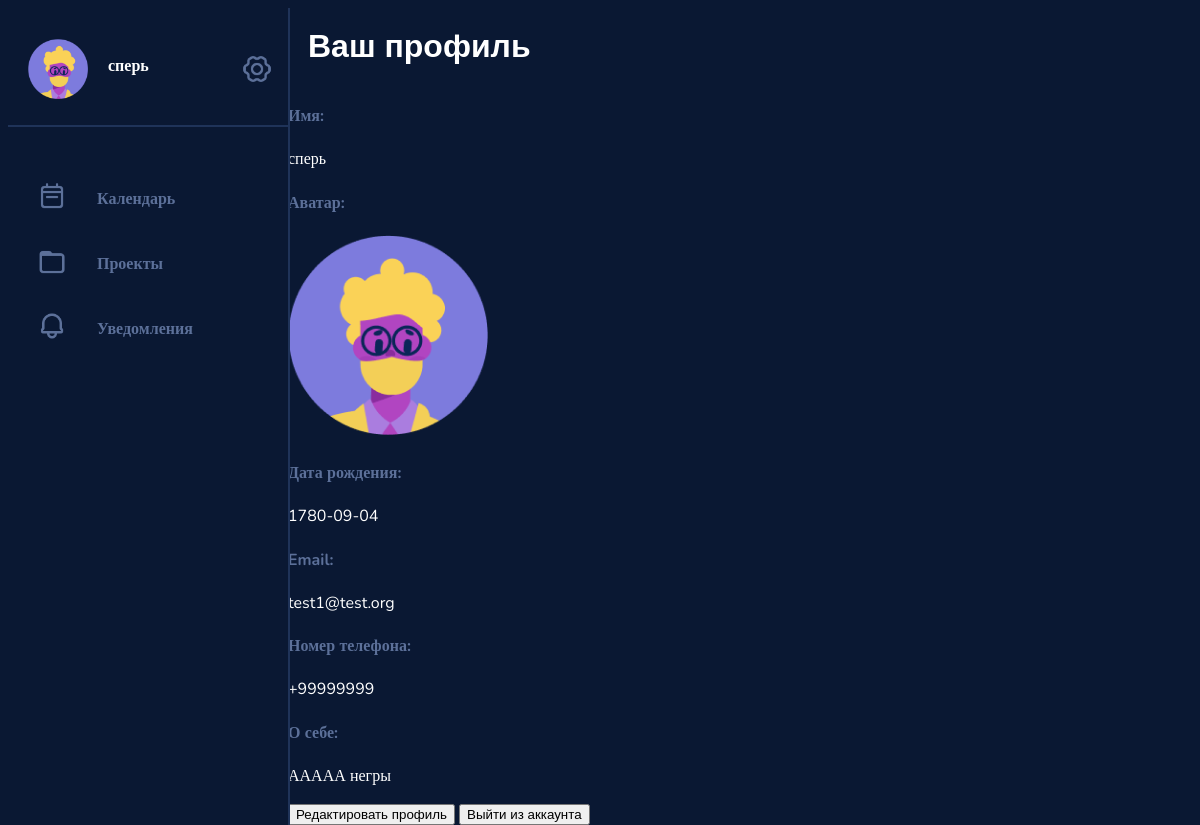
Before: /profile/1 with the older database file.
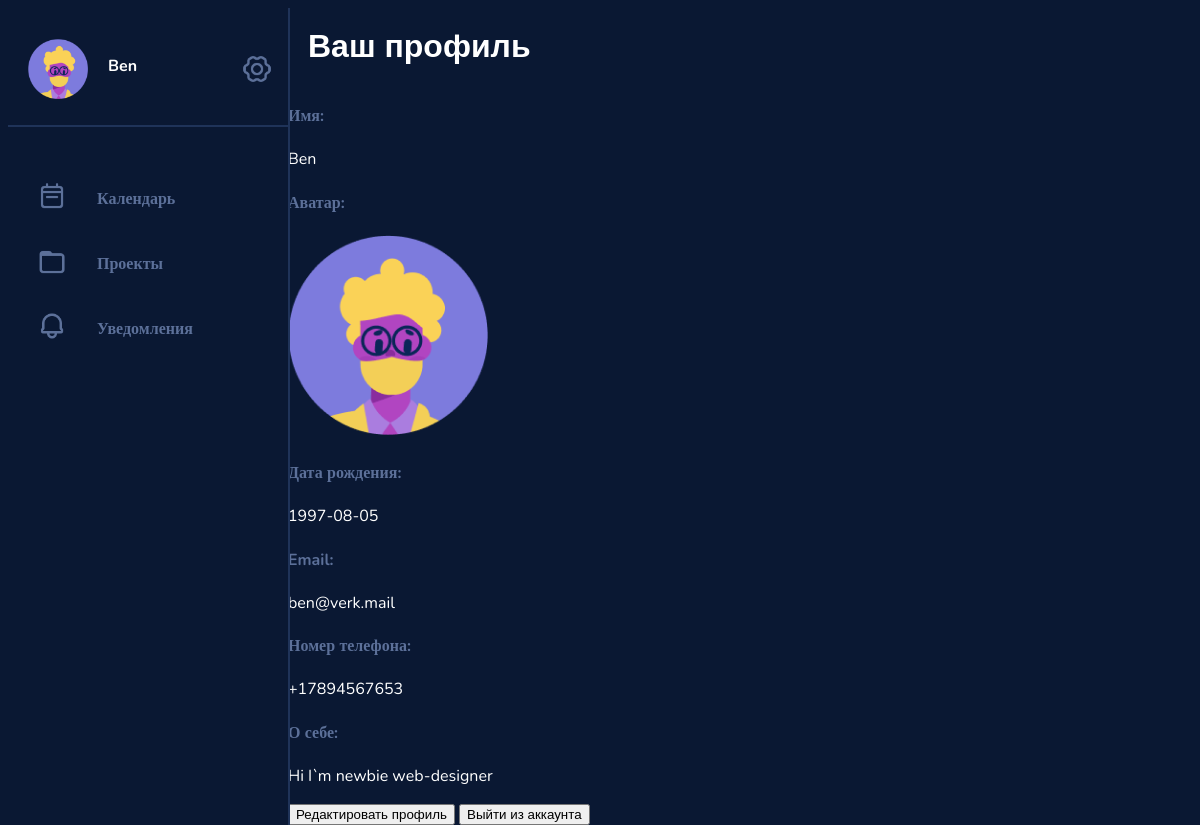
After: the same page with the newer database file.
### data/users.py (models this page shows, shortened)
class User(SqlAlchemyBase, UserMixin, SerializerMixin):
    __tablename__ = 'users'
    id = sqlalchemy.Column(sqlalchemy.Integer, primary_key=True, autoincrement=True)
    login = sqlalchemy.Column(sqlalchemy.String, nullable=True)
    password = sqlalchemy.Column(sqlalchemy.String, nullable=True)
    email = sqlalchemy.Column(sqlalchemy.String, index=True, unique=True, nullable=True)
    phone = sqlalchemy.Column(sqlalchemy.String, index=True, unique=True, nullable=True)
    name = sqlalchemy.Column(sqlalchemy.String, nullable=True)
    birth_date = sqlalchemy.Column(sqlalchemy.DateTime, nullable=True)
    bio = sqlalchemy.Column(sqlalchemy.String, nullable=True)
    projects = sqlalchemy.Column(sqlalchemy.String, nullable=True, default=None)
    tasks = sqlalchemy.Column(sqlalchemy.String, nullable=True, default=None)
    picture = sqlalchemy.Column(sqlalchemy.Integer, nullable=True)

### services/profile.py (the view)
@blueprint.route('/profile/<int:user_id>')
def profile(user_id):
    db_sess = session.create_session()
    user = db_sess.query(User).get(user_id)
    return render_template('profile.html', title='Verk | Profile', name=user.name, id=user_id, email=user.email,
                           list_of_avatars=list_of_avatars, avatar=user.picture, phone=user.phone,
                           birth_date=str(user.birth_date).split()[0], bio=user.bio)

### data/db_session.py (called while the page is built)
def create_session() -> Session:
    global __factory
    return __factory()

### templates/profile.html (shortened to what this page needs)
<!DOCTYPE html>
<html>
<head>
    <link href="/static/style.css" rel="stylesheet" type="text/css" />
</head>
<body>
{% extends "base.html" %}
{% block content %}
<div class="viewport">
        <div class="profile_info">
            <h1>Ваш профиль</h1>
            <h4>Имя:</h4>
            <p>{{name}}</p>
            <h4>Аватар:</h4>
            <img src={{list_of_avatars[avatar]}}>
            <h4>Дата рождения:</h4>
            <p>{{birth_date}}</p>
            <h4>Email:</h4>
            <p>{{email}}</p>
            <h4>Номер телефона:</h4>
            <p>{{phone}}</p>
            <h4>О себе:</h4>
            <p>{{bio}}</p>
            <button type="submit" onclick="window.location.href='/profile_edit/{{id}}';" value="add_new">Редактировать профиль</button>
            <button type="submit" onclick="window.location.href='/';" value="add_new">Выйти из аккаунта</button>
        </div>
    </div>
{% endblock %}

### templates/base.html (shortened to what this page needs)
<!DOCTYPE html>
<html>
<head>
    <link href="/static/style.css" rel="stylesheet" type="text/css" />
</head>
<body>
    <aside>
        <div class="account_menu">
            <div class="profile_pic">
                <img src="{{list_of_avatars[avatar]}}">
            </div>
            <div class="greeting">
                <h3><a href="/profile/{{id}}">{{name}}</a></h3>
            </div>
            <div class="icon">
                <img src="/static/icons/settings.png">
            </div>
        </div>
        <div class="page_menu">
            <div class="page_element">
                <div class="icon">
                    <img src="/static/icons/calendar.png">
                </div>
                <h4><a href="/agenda/{{id}}">Календарь</a></h4>
            </div>
            <div class="page_element">
                <div class="icon">
                    <img src="/static/icons/folder.png">
                </div>
                <h4><a href="/projects/{{id}}">Проекты</a></h4>
            </div>
            <div class="page_element">
                <div class="icon">
                    <img src="/static/icons/notifications.png">
                </div>
                <h4><a href="/notifications/{{id}}">Уведомления</a></h4>
            </div>
        </div>
    </aside>
{% block content %}{% endblock %}
</body>
</html>

### static/style.css (style rules this page uses)
html, body { height: 100%; width: 100%; background-color: #0A1833; font-family: Nunito, Arial; display: flex; }
h1 { font-family: Arial; color: #FFF; }
h4 { font-family: Nunito; font-size: 16px; color: #5C7099; }
h4 a { color: #5C7099; text-decoration: none; }
h3 { font-family: Nunito; font-size: 16px; color: #FFF; }
p { font-family: Nunito; font-size: 16px; color: #FFF; }
aside { padding-top: 1%; padding: 0%; max-width: 280px; border-width: 0px; border-right-width: 2px; border-style: solid; border-color: #1F3359; position: fixed; background-color: #0A1833; height: 100%; }
.account_menu { display: flex; margin-top: 4%; padding: 20px; margin-bottom: 40px; border-style: solid; border-color: #1F3359; border-width: 0px; border-bottom-width: 2px; }
.greeting { display: grid; margin-left: 20px; min-width: 130px; }
.profile_pic img { width: 60px; }
.page_menu { padding-left: 20px; margin-left: 5px; padding-bottom: 30px; border-style: solid; border-color: #1F3359; border-bottom: None; border-width: 0px; border-bottom-width: 2px; }
.page_element { display: flex; }
.icon img { max-width: 60px; width: 40%; min-width: 30px; margin-left: 4px; margin-top: 15px; }
aside .icon img { margin-right: 120%; }
.viewport { display: grid; margin-left: 280px; width: 100%; }
.viewport h1 { margin-top: 20px; margin-left: 20px; margin-bottom: 40px; margin-right: 20px; }
h3 a { font-family: Nunito; font-size: 16px; color: #FFF; text-decoration: none; }

Changed rows visible on the page:
changed User: name "сперь" → "Ben"; email "test1@test.org" → "ben@verk.mail"; phone "+99999999" → "+17894567653"; bio "ААААА негры" → "Hi I`m newbie web-designer"
Other visible differences:
{{ birth_date }}: "1780-09-04" → "1997-08-05"
